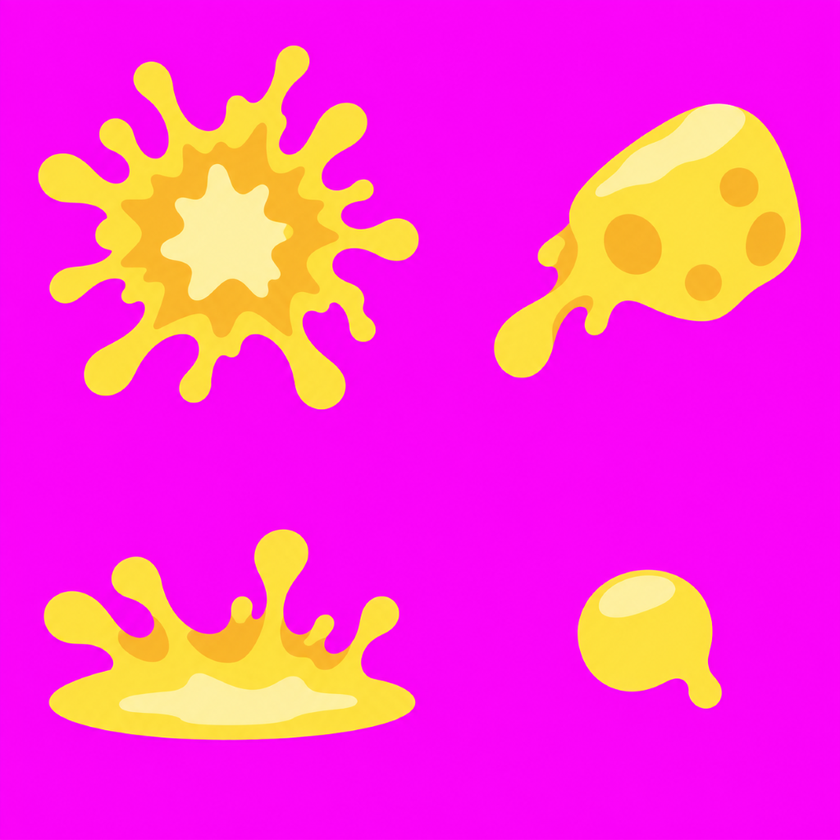
#> input picture UnityResources/Rats/FX_Cheese/Sheets/fx_cheese.png, 840 x 840 px, shrunk from 1024 x 1024 before the run, found by its file name
$ python slice_cheese.py
#> lines starting #> are read from the running program, lines starting #| are printed output that depends on the picture; after the words box and inside, x2 and y2 are one past the last pixel; in counts of white or black regions, pixels touching at a corner belong together
### Tools/slice_rat_parts.py
"""Codex 쥐 파츠 시트(자홍 배경, 5열: 머리·몸통·꼬리·앞다리·뒷다리 / 한 줄 = 한 종) → 파츠 PNG + pivots.json 갱신
사용: python Tools/slice_rat_parts.py <시트.png> <행수> <종id,종id,...|-> [--props 행번호 이름,이름,...]
  종 id 가 '-' 인 행은 건너뜀. --props 는 그 행을 소품으로 잘라 UnityResources/Rats/NewRats/Props/ 에 저장
관절: 다리 = 윗면 가운데, 꼬리 = 왼쪽 끝, 머리 = 아래쪽 목 단면 가운데, 몸통 부착점 = 기존 쥐들 중앙값.
다리 배율: 앞발·뒷발 발끝이 같은 바닥선에 닿게 (앞발 1 기준)."""
import io, json, os, sys
import numpy as np
from PIL import Image
sys.path.insert(0, os.path.dirname(os.path.abspath(__file__)))

ROOT = os.path.dirname(os.path.dirname(os.path.abspath(__file__)))
RES = os.path.join(ROOT, 'UnityResources', 'Rats')
PARTS = ['head', 'torso', 'tail', 'front', 'back']
ANCHOR = {'neck': [0.069, 0.395], 'tail': [0.944, 0.531], 'shoulder': [0.238, 0.448], 'hip': [0.736, 0.325]}   # 기존 쥐 중앙값


def key_magenta(im):
    a = np.array(im.convert('RGB')).astype(np.int32)
    r, g, b = a[..., 0], a[..., 1], a[..., 2]
    # 자홍(255,0,255)에서 멀수록 불투명. 가장자리는 부드럽게
    dist = np.sqrt((r - 255) ** 2 + g ** 2 + (b - 255) ** 2)
    alpha = np.clip((dist - 60) / 60, 0, 1)
    # 자홍이 섞인 가장자리 색 되돌리기 (탈색)
    k = 1 - alpha
    rgb = a.astype(np.float32)
    rgb[..., 0] = np.clip((rgb[..., 0] - 255 * k) / np.maximum(alpha, 1e-3), 0, 255)
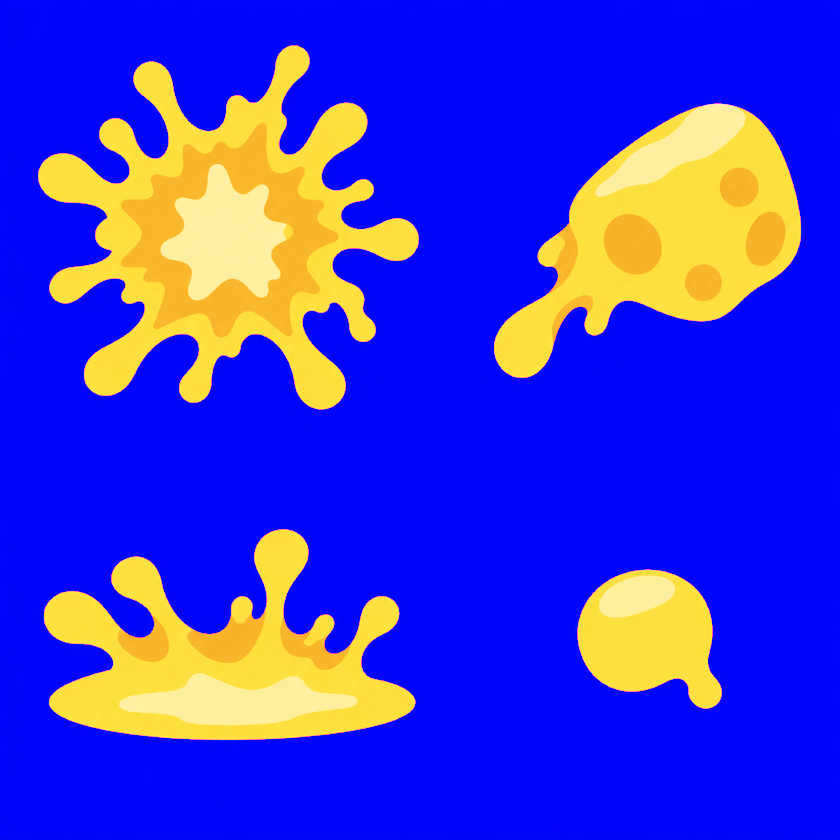
#> rgb: shape (840, 840, 3) float32; mean R, G, B 60.4, 54.9, 207.2
    rgb[..., 2] = np.clip((rgb[..., 2] - 255 * k) / np.maximum(alpha, 1e-3), 0, 255)
    out = np.dstack([rgb, alpha * 255]).astype(np.uint8)
    out[alpha <= 0.02] = 0
    return Image.fromarray(out, 'RGBA')


def crop(cell, pad=4):
    a = np.array(cell.getchannel('A')) > 20
    ys, xs = np.where(a)
    if len(xs) == 0: return None
    x0, x1, y0, y1 = max(0, xs.min() - pad), min(cell.width, xs.max() + 1 + pad), max(0, ys.min() - pad), min(cell.height, ys.max() + 1 + pad)
    return cell.crop((x0, y0, x1, y1))


# [80 lines left out: functions leg_pivot, tail_pivot, head_pivot, main, not called in this run]


# [2 lines that do not run on import are left out]

### UnityResources/Rats/FX_Cheese/Sheets/slice_cheese.py
# fx_cheese.png (자홍 2x2) → 칸마다 자홍 빼고 잘라 저장 + Unity 사본 (.meta 는 cheese_puddle 것을 새 guid 로)
import sys, uuid, shutil, os
import numpy as np
from PIL import Image
sys.path.insert(0, r'C:/Project/NKK_PROJECT/Tools')
from slice_rat_parts import key_magenta, crop
from scipy import ndimage

ROOT = r'C:/Project/NKK_PROJECT'
HERE = ROOT + '/UnityResources/Rats/FX_Cheese'
UNITY = ROOT + '/Unity_Making/NKK_Project/Assets/Art/Rats'
names = ['cheese_splash', 'cheese_chunk', 'cheese_crown', 'cheese_glob']
im = key_magenta(Image.open(HERE + '/Sheets/fx_cheese.png'))
W, H = im.size; cw, ch = W // 2, H // 2
#> after `W, H = im.size`: W = 840; H = 840
#> after `cw, ch = (W // 2, H // 2)`: cw = 420; ch = 420
outs = []
for i, n in enumerate(names):
    cx, cy = i % 2, i // 2
    cell = im.crop((cx * cw, cy * ch, (cx + 1) * cw, (cy + 1) * ch))
    # 작은 잡티 제거 (연결 영역 중 큰 것만)
    a = np.array(cell)
    lab, k = ndimage.label(a[..., 3] > 20)
    if k > 1:
        sizes = ndimage.sum(np.ones_like(lab), lab, range(1, k + 1))
        keep = [j + 1 for j, s in enumerate(sizes) if s >= max(60, sizes.max() * 0.01)]
        a[~np.isin(lab, keep) & (a[..., 3] > 0)] = 0
        cell = Image.fromarray(a, 'RGBA')
    c = crop(cell, 4)
    c.save(f'{HERE}/{n}.png'); outs.append(c)
    print(n, c.size)
#> this loop made 4 passes
#> pass 1, `cell = im.crop((cx * cw, cy * ch, (cx + 1) * cw, (cy + 1) * ch))`:
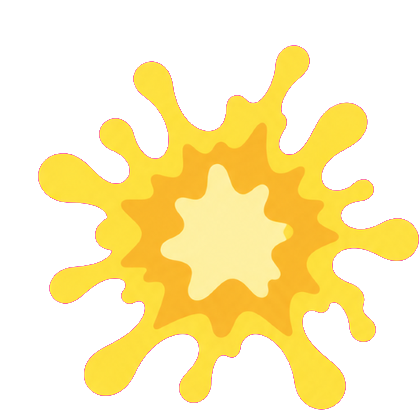
#> cell: PIL image 420x420 RGBA; mean R, G, B, A 96.6, 81.3, 28.2, 97.2; transparent parts drawn white
#> pass 1, `lab, k = ndimage.label(a[..., 3] > 20)`:
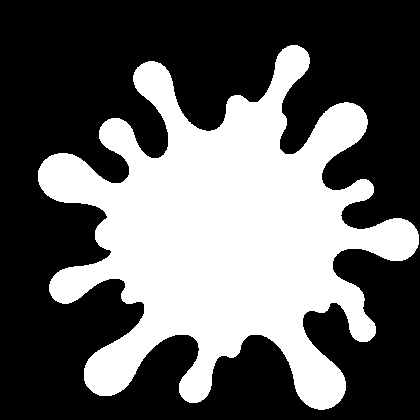
#> lab: shape (420, 420) int32; values 0 (black) and 1 (white), 38.3% white; 1 white region, box (x1, y1, x2, y2) and area: (38, 45, 419, 410) 67553
#> pass 1, `c = crop(cell, 4)`:
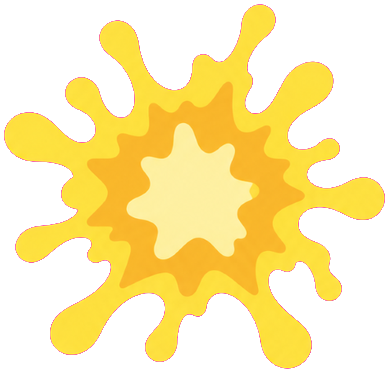
#> c: PIL image 386x373 RGBA; mean R, G, B, A 118.3, 99.7, 34.6, 119.1; transparent parts drawn white
#> after the loop:
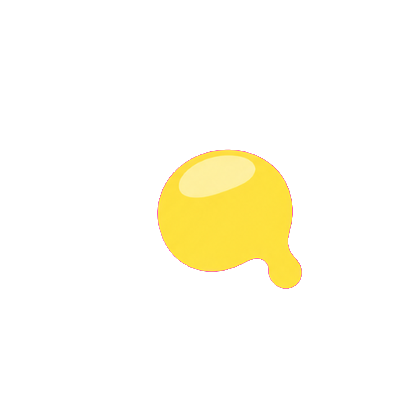
#> a: shape (420, 420, 4); mean R, G, B, A 20.5, 18.1, 6.5, 20.5; transparent parts drawn white
#> after the loop:
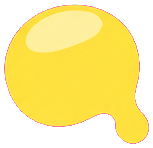
#> c: PIL image 153x148 RGBA; mean R, G, B, A 159.7, 141.1, 50.3, 159.9; transparent parts drawn white
#> after the loop:
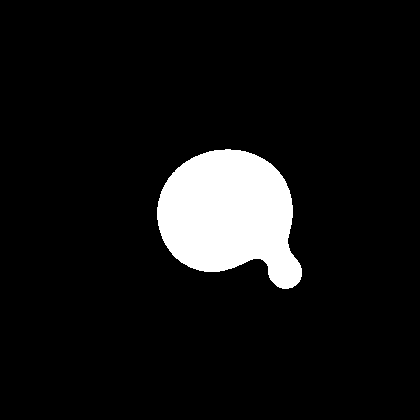
#> lab: shape (420, 420) int32; values 0 (black) and 1 (white), 8.1% white; 1 white region, box (x1, y1, x2, y2) and area: (157, 149, 302, 289) 14269
#> after the loop, outs = 4 items

#> (the run stopped early here; a loop or call above may not have finished)
